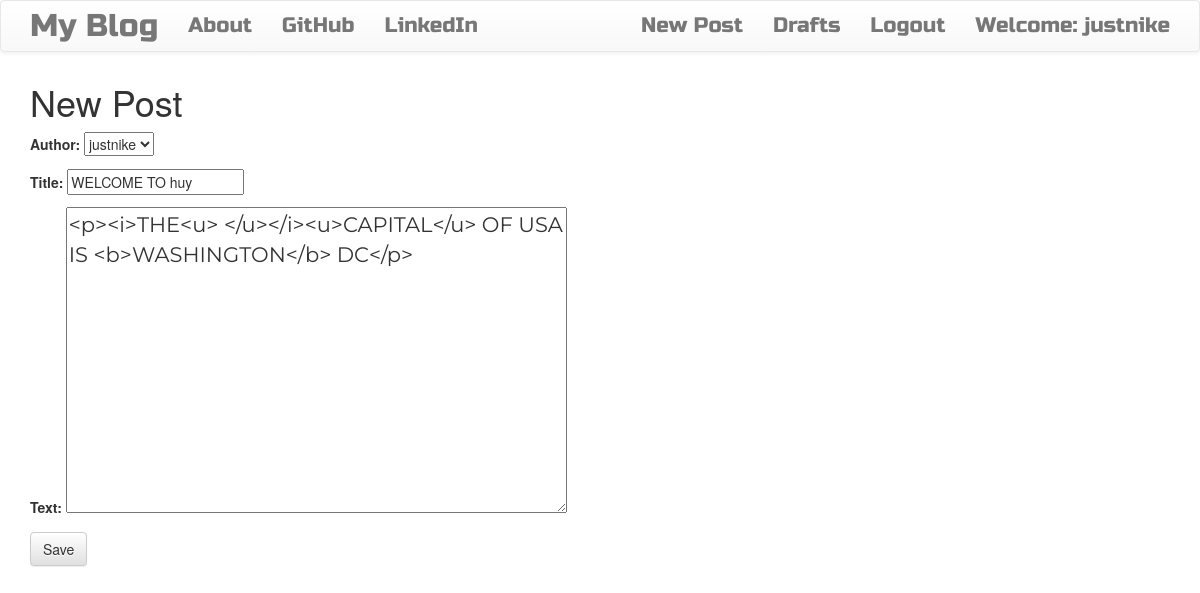
The app's page /post/5/edit/ (signed in) with its own data.
### blog_app/models.py (models this page shows, shortened)
class Post(models.Model):
    author = models.ForeignKey('auth.User',on_delete=models.CASCADE)
    title = models.CharField(max_length=200)
    text = models.TextField()
    created_date = models.DateTimeField(default=timezone.now())
    published_date = models.DateTimeField(blank=True,null=True)

### blog_app/views.py (the view)
# urls.py: path('post/<int:pk>/edit/',views.PostUpdateView.as_view(),name='post_edit'),
class PostUpdateView(LoginRequiredMixin,UpdateView):
    login_url = '/login/'
    redirect_field_name = 'blog_app/post_detail.html'
    form_class = PostForm
    model = Post

### blog_app/forms.py
class PostForm(forms.ModelForm):
    class Meta():
        model = Post
        fields = ('author','title','text')
        widgets = {
            'title':forms.TextInput(attrs={'class':'textinputclass'}),
            'text':forms.Textarea(attrs={'class':'editable medium-editor-textarea postcontent'})
        }

### blog_app/templates/blog_app/post_form.html (shortened to what this page needs)
{% extends 'blog_app/base.html' %}
{% block content %}
  <h1>New Post</h1>
  <form class="post-form" method="POST">
    {{form.as_p}}
    <button type="submit" class='save btn btn-default' >Save</button>
  </form>
{% endblock %}

### blog_app/templates/blog_app/base.html (shortened to what this page needs)
<!DOCTYPE html>
{% load staticfiles %}
<html lang="en" dir="ltr">
  <head>
    <link rel="stylesheet" href="https://maxcdn.bootstrapcdn.com/bootstrap/3.3.7/css/bootstrap.min.css">
    <link rel="stylesheet" href="https://maxcdn.bootstrapcdn.com/bootstrap/3.3.7/css/bootstrap-theme.min.css">
    <link rel="stylesheet" href="//cdn.jsdelivr.net/npm/medium-editor@latest/dist/css/medium-editor.min.css" type="text/css" media="screen" charset="utf-8">
    <link rel="stylesheet" href="{% static 'css/blog.css' %}">
  </head>
  <body class="loader" >
    <nav class='navbar navbar-default techfont custom-navbar'>
      <div class="container">
        <ul class='nav navbar-nav'>
          <li> <a class='navbar-brand bigbrand' href="{% url 'post_list' %}">My Blog</a> </li>
          <li><a href="{% url 'about' %}">About</a></li>
          <li> <a href="https://www.github.com">GitHub</a></li>
          <li> <a href="https://www.linkedin.com">LinkedIn</a> </li>
        </ul>
        <ul class='nav navbar-nav navbar-right'>
          {% if user.is_authenticated %}
          <li>
            <a href="{% url 'post_new' %}">New Post</a>
          </li>
          <li>
            <a href="{% url 'post_draft_list' %}">Drafts</a>
          </li>
          <li>
            <a href="{% url 'logout' %}">Logout</a>
          </li>
          <li>
            <a>Welcome: {{user.username}}</a>
          </li>
          {% else %}
          <li> <a class='nav navbar-right' href="{% url 'login' %}"> <span class='glyphicon glyphicon-user'></span> </a> </li>
          {% endif %}
        </ul>
      </div>
    </nav>
    <div class="content container">
      <div class="row">
        <div class="col-md-8">
          <div class="blog_posts">
            {% block content %}
            {% endblock %}
          </div>
        </div>
      </div>
    </div>
  </body>
</html>

### blog_app/static/css/blog.css (style rules this page uses)
.techfont { font-family: 'Russo One',sans-serif; font-size: 1.5em; margin-bottom: 10px; }
.bigbrand { font-size: 1.5em; }
.postcontent { font-family: 'Montserrat'; font-size: 1.5em; }
.loader { filter:hue-rotate(0deg); color:linear-gradient(45deg,#0f8,#08f); animation:hue 10000ms infinite linear; }

### records on screen
Post: author "justnike", title "WELCOME TO huy", text "<p><i>THE<u> </u></i><u>CAPITAL</u> OF USA IS <b>WASHINGTON</b> DC</p>"

### other values on screen
{{ user.username }} "justnike"
